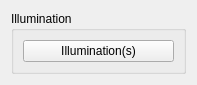
<?xml version="1.0" encoding="UTF-8"?>
<ui version="4.0">
 <class>Form</class>
 <widget class="QWidget" name="Form">
  <property name="geometry">
   <rect>
    <x>0</x>
    <y>0</y>
    <width>197</width>
    <height>82</height>
   </rect>
  </property>
  <property name="windowTitle">
   <string>Form</string>
  </property>
  <layout class="QGridLayout" name="gridLayout">
   <item row="0" column="0">
    <widget class="QGroupBox" name="illumination_groupBox">
     <property name="title">
      <string>Illumination</string>
     </property>
     <layout class="QGridLayout" name="gridLayout_5">
      <item row="0" column="0">
       <widget class="QPushButton" name="illumination_Button">
        <property name="text">
         <string>Illumination(s)</string>
        </property>
       </widget>
      </item>
     </layout>
    </widget>
   </item>
  </layout>
 </widget>
 <resources/>
 <connections/>
</ui>
